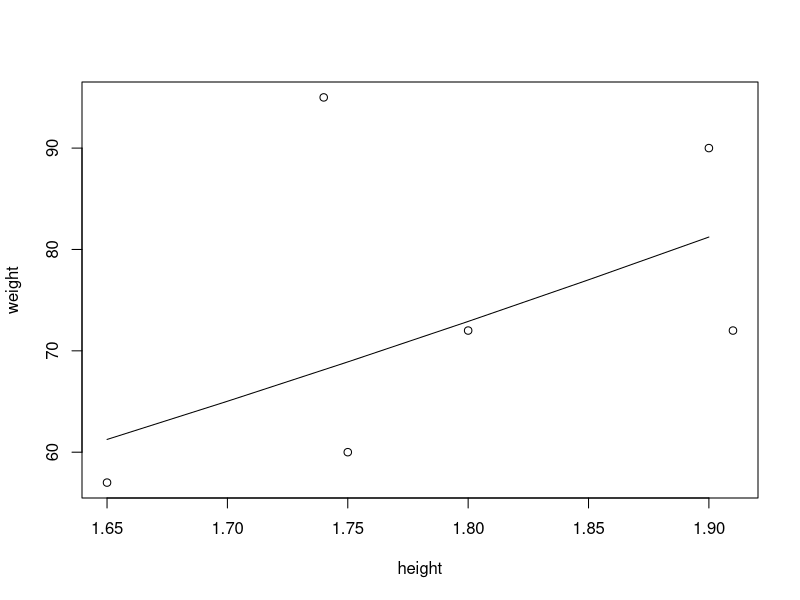

Write the R code that produced this figure.
x <- 2 #variable assignment
x #variable evaluation

y <- 1
x + y
z <- x + y

is.numeric(x)

weight = c(60, 72, 57, 90, 95, 72) #vector with six observations

weight[1]
weight[6]
length(weight)

height = c(1.75, 1.80, 1.65, 1.90, 1.74, 1.91)

#imc calculation
weight[1]/(height[1]^2)

#Código usando padrão de linguagens tradicionais (C, Java, Python, etc.)
bmi <- rep(0, length(weight)) #Cria um vetor com 6 observações de valor 0

for (i in 1:length(weight)) {
  bmi[i] <- weight[i]/(height[i]^2)
}

#Código usando padrão R - mais objetivo e eficiente
bmi <- weight / (height^2)

#Código usando padrão de linguagens tradicionais (C, Java, Python, etc.)
soma <- 0
for (i in 1:length(bmi)) {
  soma <- soma + bmi[i]
}
media <- soma / length(bmi)

#Código usando padrão R - mais objetivo e eficiente
#Funções estatísticas básicas
mean(bmi)
sd(bmi)

#Gráficos
#Plotando os pontos de altura e peso
plot(height, weight)

#Calculando e plotando uma linha de imc
hh = c(1.65, 1.7, 1.75, 1.8, 1.85, 1.9)
lines(hh, 22.5 * hh^2)

#EXERCÍCIO
#Fórmula de desvio padrão
#Raiz quadrada do somatório das observações - média ao quadrado, dividido por n-1

#Calcular desvio padrão com loop
soma <- 0
for (i in 1:length(bmi)) {
  soma <- soma + (bmi[i] - (media))^2
}
desvio = sqrt(soma / (length(bmi)-1))
desvio

#Calcular desvio padrão com operações de vetores
desvioR = sd(bmi)
desvio

#Teste deve ser feito quando a distribuição é normal
t.test(bmi, mu=22.5)

t.test(bmi, mu=15)

#Vetores nomeados
x = c(A=10, B=NA, C=13)

#Cálculo com valores NA retorna valor ausente
mean(x)

#Alteração de parâmetros para desconsiderar valores ausentes
mean(x, na.rm=TRUE)

names(x)

x["B"] <- 3

#Operação por escalar do velor
x["B"] * x

#Alterar nomes dos vetores
names(x) = c("red", "green", "blue")

#Carregar pacotes
require(ggplot2)
library(ggplot2)

#Instalar pacotes
install.packages("ggplot2")
install.packages("TSPred")
install.packages("STMotif")